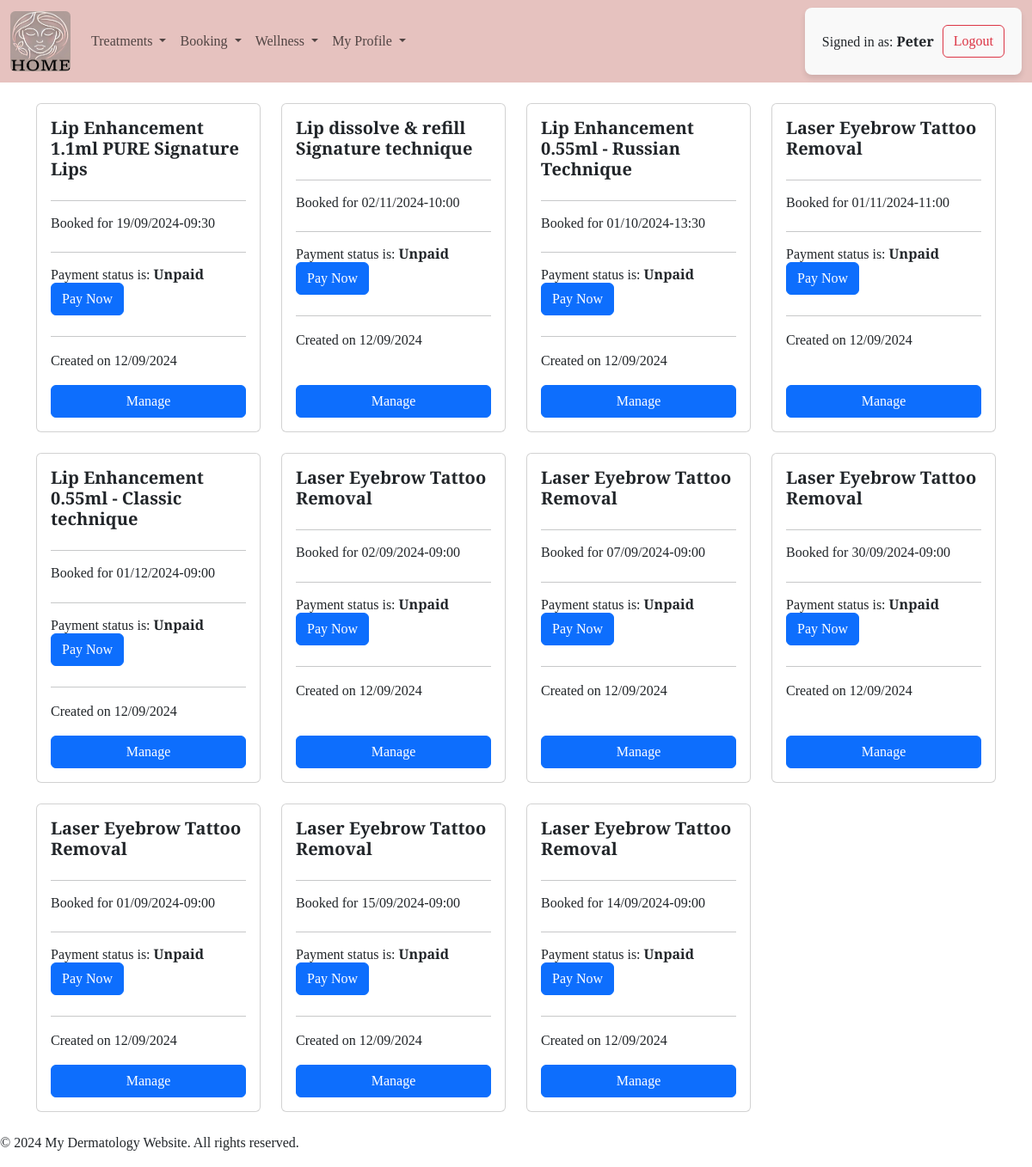
Page /booking/bookings/ (signed in) on the earlier database version.
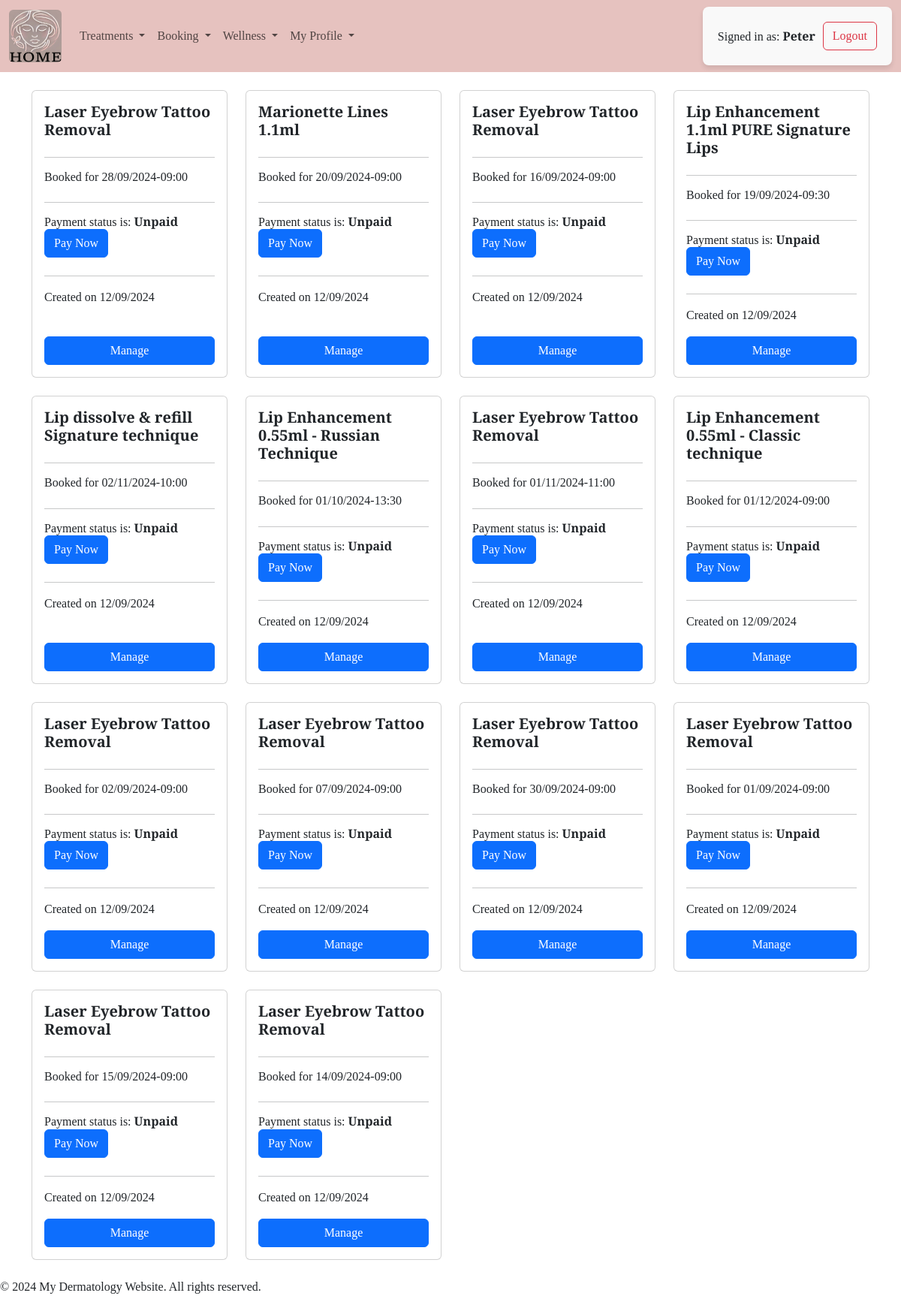
Same page on the later database version.
### booking/models.py (models this page shows, shortened)
class Booking(models.Model):
    patient = models.ForeignKey(Patient, on_delete=models.CASCADE)
    product = models.ForeignKey(Product, on_delete=models.CASCADE)
    time_slot = models.ForeignKey(TimeSlot, on_delete=models.SET_NULL, null=True, blank=True)
    booking_date = models.DateField()
    payment_status = models.BooleanField(default=False)
    booked_on = models.DateTimeField(auto_now_add=True)
    additional_notes = models.TextField(blank=True, null=True)
    class Meta:
        unique_together = ('patient', 'booking_date')  # Ensure no duplicates at the DB level

class TimeSlot(models.Model):
    slot = models.CharField(max_length=99, help_text="Enter time slot (e.g., 09:00 AM - 10:00 AM)")
    def __str__(self):
        return self.slot

### treatment/models.py (models this page shows)
class Product(models.Model):
    category = models.ForeignKey(Category, on_delete=models.CASCADE)
    body_part = models.ForeignKey(BodyPart, on_delete=models.SET_NULL, blank=True, null=True)
    product_name = models.CharField(max_length=255)
    price = models.DecimalField(max_digits=10, decimal_places=2)
    duration = models.IntegerField(blank=True, null=True, help_text="Duration in minutes")
    additional_info = models.TextField(blank=True, null=True)
    def __str__(self):
        return self.product_name

### booking/views.py (the view)
# urls.py: path('bookings/', views.booking_list, name='booking_list'),
@login_required
def booking_list(request):
    bookings = Booking.objects.all().order_by('-booked_on')
    context = {
        'bookings': bookings
    }
    return render(request, 'booking/booking_list.html', context)

### booking/templates/booking/booking_list.html (shortened to what this page needs)
{% extends 'base.html' %}
{% block content %}
{% if bookings %}
<div class="container">
  <div class="row d-flex flex-wrap justify-content-start">
    {% for booking in bookings %}
    <div class="col-12 col-sm-6 col-md-4 col-lg-3 mb-4 d-flex">
      <div class="card w-100 d-flex flex-column">
        <div class="card-body d-flex flex-column">
          <h5 class="card-title"><strong>{{ booking.product }}</strong></h5>
          <hr>
          <h6>Booked for {{ booking.booking_date|date:"d/m/Y" }}-{{ booking.time_slot }}</h6>
          <hr>
          <h6>Payment status is:
            <strong>
              {{ booking.payment_status|yesno:"Paid,Unpaid" }}
              {% if not booking.payment_status %}
                <a href="#" class="btn btn-primary mt-auto">Pay Now</a>
              {% endif %}
            </strong>
          </h6>
          <hr>
          <p>Created on {{ booking.booked_on|date:"d/m/Y" }}</p>
          <a href="#" class="btn btn-primary mt-auto">Manage</a>
        </div>
      </div>
    </div>
    {% endfor %}
  </div>
</div>
{% else %}
<p>No bookings are available.</p>
{% endif %}
{% endblock %}

### templates/base.html (shortened to what this page needs)
{% load static %}
<!DOCTYPE html>
<html lang="en">
  <head>
    {% block corecss %}
    <link
      href="https://cdn.jsdelivr.net/npm/bootstrap@5.3.3/dist/css/bootstrap.min.css"
      rel="stylesheet"
/>
      <link rel="stylesheet" href="{% static 'css\style.css' %}" />
    {% endblock corecss %}{% block extracss %}{% endblock extracss %}
  </head>
  <body>
    <header class="fixed-top">
      <nav id="navbar" class="navbar navbar-expand-lg bg-body-tertiary">
        <div class="container-fluid">
          <a class="navbar-brand" href="{% url 'home' %}"
            ><img
              src="{% static 'images/home_button.png' %}"
              alt="Home"
              style="height: 70px; width: 70px; border-radius: 8%"
          /></a>
          <div class="collapse navbar-collapse" id="navbarSupportedContent">
            <ul class="navbar-nav me-auto mb-2 mb-lg-0">
              <li class="nav-item dropdown">
                <a
                  class="nav-link dropdown-toggle"
                  href="#"
                  role="button"
                  data-bs-toggle="dropdown"
                  aria-expanded="false"
                >
                  Treatments
                </a>
              </li>
<li class="nav-item dropdown">
  {% if request.user.is_authenticated %}
                <a
                  class="nav-link dropdown-toggle"
                  href="#"
                  role="button"
                  data-bs-toggle="dropdown"
                  aria-expanded="false"
                >
                  Booking
                </a>
              </li>
              {% endif %}
              <li class="nav-item dropdown">
                <a
                  class="nav-link dropdown-toggle"
                  href="#"
                  role="button"
                  data-bs-toggle="dropdown"
                  aria-expanded="false"
                >
                  Wellness
                </a>
              </li>
              <li class="nav-item dropdown">
                {% if request.user.is_authenticated %}
                <a
                  class="nav-link dropdown-toggle"
                  href="#"
                  role="button"
                  data-bs-toggle="dropdown"
                  aria-expanded="false"
                >
                  My Profile
                </a>
                    {% endif %}
              </li>
            </ul>
            <ul class="navbar-nav ms-auto mb-2 mb-lg-0">
              {% if user.is_authenticated %}
              <li class="nav-item">
                <form method="POST" action="{% url 'logout' %}">
                  <div class="user-info-container">
                    <div>
                      <p>Signed in as: <strong>{{ user.username }}</strong></p>
                    </div>
                    <button class="btn btn-outline-danger" type="submit">
                      Logout
                    </button>
                  </div>
                </form>
              </li>
              {% endif %}
            </ul>
          </div>
        </div>
      </nav>
    </header>
    <main>
      <br />
      <br />
      <br />
      <br />
      <br />
      {% block content %} {% endblock %}
    </main>
    <footer>
      <p>&copy; 2024 My Dermatology Website. All rights reserved.</p>
    </footer>
  </body>
</html>

### static/css/style.css (style rules this page uses)
body { font-family: 'Merriweather', serif; }
#navbar { background-color: #e6c2bf !important; }
form { background-color: #f9f9f9; padding: 20px; border-radius: 8px; box-shadow: 0 4px 6px rgba(0, 0, 0, 0.1); }
button { background-color: #007bff; border: none; border-radius: 4px; }
.user-info-container { display: flex; align-items: center; gap: 10px; }
.user-info-container div { display: flex; align-items: center; }
.user-info-container p { border: 0; margin: 0; }

Differences in the rows shown:
added Booking: product "Laser Eyebrow Tattoo Removal", booking_date "28/09/2024", time_slot "09:00", payment_status "Unpaid", shows "Pay Now", booked_on "12/09/2024"
added Booking: product "Marionette Lines 1.1ml", booking_date "20/09/2024", time_slot "09:00", payment_status "Unpaid", shows "Pay Now", booked_on "12/09/2024"
added Booking: product "Laser Eyebrow Tattoo Removal", booking_date "16/09/2024", time_slot "09:00", payment_status "Unpaid", shows "Pay Now", booked_on "12/09/2024"
